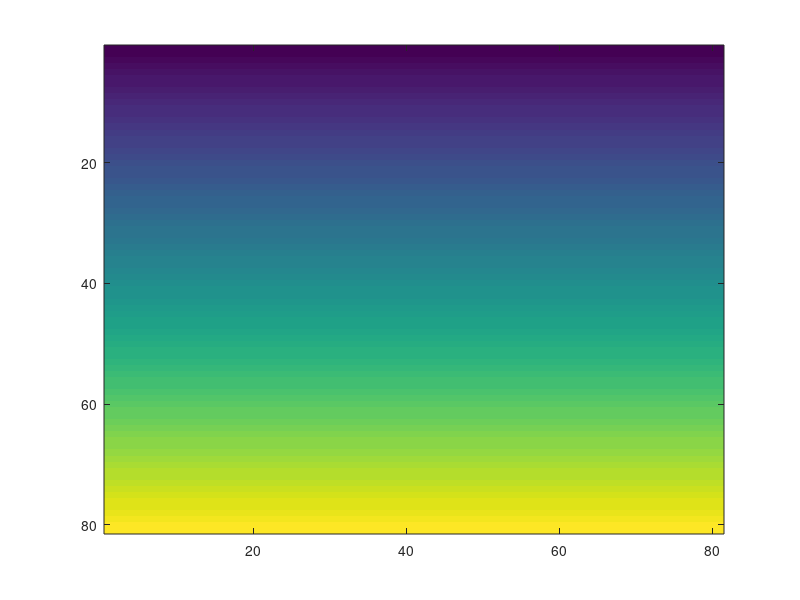

Source code (MATLAB): (Note: this script raises an error after producing the figure.)
% creating a mesh grid with the x values ranging from -10 to 10
[p1 p2] = meshgrid(-10:0.25:10);
imagesc(p1) %to see the values (2D coordinates)
imagesc(p2) %to see the values (2D coordinates)

%forward pass for al entries in the meshgrid
y = feval(func1, [p1(:) p2(:)] * W1' + b1); %p1(:) changes array p1 into a list
y = feval(func2, y * W2' + b2);

%output is a list of y values. reshaping it into 2D array
y = reshape(y, length(p1), length(p2));

%displaying output (surface plot)
surf(p1, p2,y)
xlabel('input 1')
ylabel('input 2')
zlabel('network output y')
